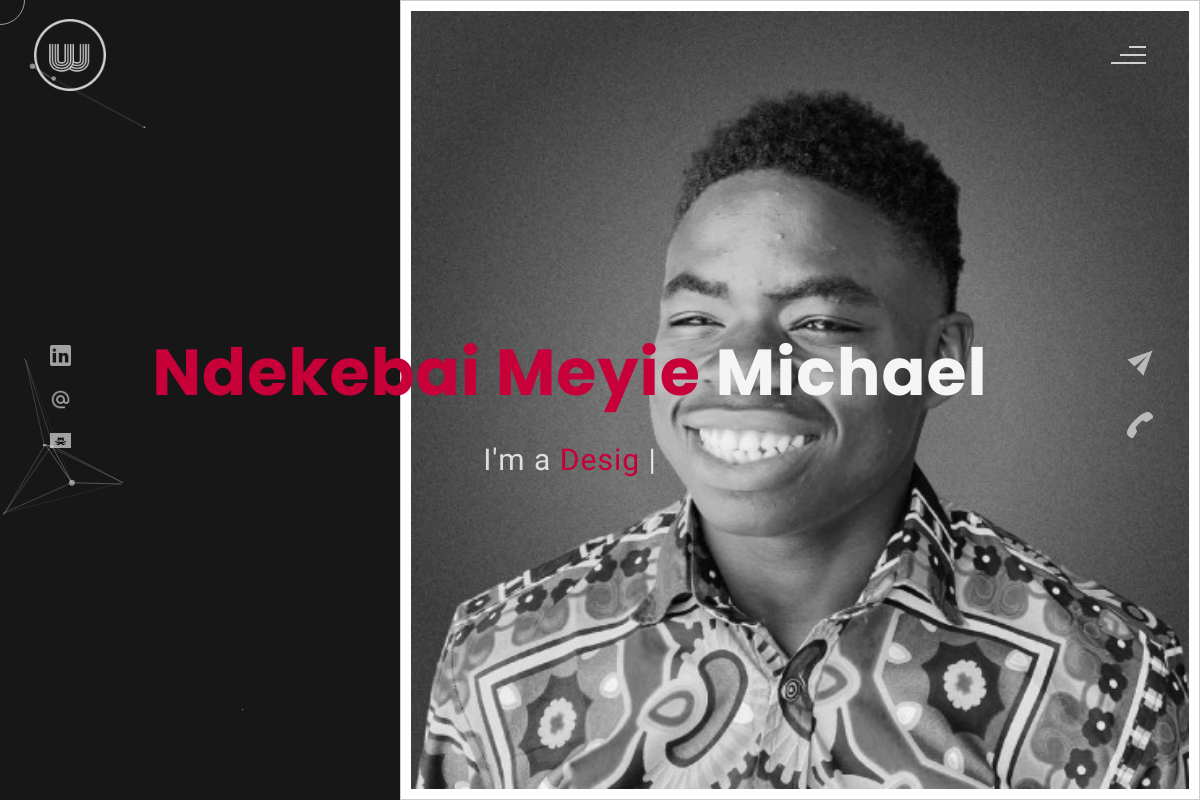
The app's page /liste_realisations/ (signed in) with its own data.
### memoire/models.py (models this page shows, shortened)
class Userlink(models.Model):
    nom = models.CharField(max_length=100, unique=True)
    linkvalue=models.CharField(max_length=100, unique=True)
    userl = models.ForeignKey(UserProfile, on_delete=models.CASCADE, related_name='userl')
    img = models.ImageField(upload_to='profiles/', null=True, blank=True)

class UserProfile(models.Model):
    SEXE_CHOICES = [
        ('M', 'Masculin'),
        ('F', 'Féminin'),
        ('A', 'Autre'),
    ]
    TYPE_CHOICES = [
        ('standard', 'Standard'),
        ('admin', 'Administrateur'),
    ]
    nom = models.CharField(max_length=100)
    prenom = models.CharField(max_length=100)
    pays = models.CharField(max_length=100,blank=True)
    ville= models.CharField(max_length=100,blank=True)
    tel=models.CharField(max_length=100,blank=True)
    email = models.EmailField(unique=True )
    sexe = models.CharField(max_length=1, choices=SEXE_CHOICES)
    type = models.CharField(max_length=10, choices=TYPE_CHOICES ,default='standard')
    cv = models.FileField(upload_to='memoires/pdf/', blank=True, null=True)
    description = models.CharField(max_length=1000, blank=True, null=True)
    photo_profil = models.ImageField(upload_to='photos_profil/', blank=True, null=True)

### memoire/views.py (the view)
# urls.py: path('liste_realisations/', liste_realisations, name='liste_realisations'),
def liste_realisations(request):
    try:
        idp = request.session['user_id']
        user = UserProfile.objects.get(id=idp)
    except UserProfile.DoesNotExist:
        return redirect("login")
    userinfo = UserProfile.objects.prefetch_related(
        Prefetch(
            'userk',
            queryset=Userskills.objects.select_related('userk'),
            to_attr='skills_list'
        ),
        Prefetch(
            'users',
            queryset=Userservice.objects.select_related('users'),
            to_attr='service_list'
        ),
        Prefetch(
            'userl',
            queryset=Userlink.objects.select_related('userl'),
            to_attr='link_list'
        ),
        Prefetch(
            'userb',
            queryset=Blog.objects.select_related('userb'),
            to_attr='blog_list'
        ),
        Prefetch(
            'userealisation',
            queryset=Realisation.objects.select_related('userealisation'),
            to_attr='realisation_list'
        )
    ).select_related()
    for el in userinfo:
        if user.id == el.id:
            user = el
    domaines = Domaine.objects.all()
    context = {
        'user': user,
        'domaines': domaines,
    }
    return render(request, 'theme-particle.html', context)

### Template/theme-particle.html (shortened to what this page needs)
{% load static %}
<!DOCTYPE html>
<html lang="en">
    <head>
<link rel="stylesheet" href="{% static 'css/color-purple.css' %}">
       <link rel="stylesheet" href="{% static 'css/color-red.css' %}">
       <link rel="stylesheet" href="{% static 'css/index.css' %}">
    </head>
<body>
    <div id="all">
        <div id="navigation-bar">
            <img src="{% static 'images/willy wonka logo.png' %}" alt="logo">
            <div class="menubar">
                <span class="first-span"></span>
                <span class="second-span"></span>
                <span class="third-span"></span>
            </div>
        </div>
        <div id="header">
            <div id="particles"></div>
            <div class="social-media-links">
                <div class="social-media-links">
                    {% for el  in user.link_list %}
                    <a href="{{el.linkvalue }}"><img src="{{ el.img.url }}" class="social-media" alt="{{ el.nom }}"></a>
                    {% endfor %}
                 </div>
            </div>
            <div class="header-content">
                <div class="header-content-box">
                <div class="firstline"><span class="color"> {{ user.nom}} </span>{{ user.prenom }}</div>
                <div class="secondline">
                I'm a
            <span class="txt-rotate color" data-period="1200"data-rotate='[ " Designer.", " Blogger.", " Freelancer." ]'></span>
            <span class="slash">|</span>
        </div>
        <div class="contact">
            <a href="Mailto:{{ user.email }}"><img src="{% static 'images/mail.png' %}" alt="email-pic" class="contactpic"></a>
            <a href="Tel:{{ user.tel }}"><img src="{% static 'images/call.png' %}" alt="phone-pic" class="contactpic"></a>
        </div>
            </div>
            </div>
<div class="header-image">
    <img src="{{ user.photo_profil.url }}" alt="User Image" class="img-black-white">
</div>
        </div>
</body>
</html>

### memoire/css/color-purple.css (style rules this page uses)
.color { color: #481380; }

### memoire/css/color-red.css (style rules this page uses)
.color { color: #c70039; }

### memoire/css/index.css (style rules this page uses)
* { padding: 0%; margin: 0%; box-sizing: border-box; }
html { background: #101010; }
body { user-select: none; height: auto; overflow-x: hidden; width: 100%; background: #171717; }
#header { background:#171717; height: 100vh; width: 100%;; overflow: hidden; animation: scale 1.5s ease; position:relative; display: block; }
#particles { position: absolute; top: 0; left: 0; height: 100%; width: 100vw; background-size: cover; background-position: 50% 50%; display: block; }
#navigation-bar { position: fixed; height: 100px; width: 100%; z-index: 3; padding: 10px; background:transparent; overflow: hidden; }
.menubar { position: absolute; right:4%; top: 40%; cursor: pointer; opacity: .8; transition: all .4s ease; }
.menubar span { position: relative; background-color:transparent; height:2px; width: 20px; display: block; margin:6px; border-radius: 20px; }
.menubar .first-span { width:35px; }
.menubar .first-span::before { content: ""; position: absolute; height: 100%; width: 50%; top:0; right:0; background-color:whitesmoke; transition: all .5s ease; }
.menubar .second-span { width:35px; }
.menubar .second-span::before { content: ""; position: absolute; height: 100%; width: 75%; top:0; right:0; background-color:whitesmoke; transition: all .3s ease; }
.menubar .third-span { width:35px; }
.menubar .third-span::before { content: ""; position: absolute; height: 100%; width: 100%; top:0; right:0; background-color:whitesmoke; transition: all .3s ease; }
#navigation-bar img { height: 80px; position: absolute; ; top: 15%; left: 2.5%; opacity: .8; transition: all .4s ease; }
.header-image img { height: 100vh; float: right; }
.header-image { float: right; height: auto; background-size: cover; background-position: center; width: 40%; height: 100vh; }
.header-content { height: 100vh; width: 100%; float: left; display: flex; position: absolute; align-items: center; justify-content: center; color: whitesmoke; font-family: raleway; font-weight: 400; letter-spacing: 1px; flex-direction: column; font-size: 50px; z-index: 1; }
.header-content-box { z-index: 2; text-align: center; height: auto; padding-right: 60px; width: auto; }
.header-content .firstline { z-index: 2; font-weight:700; font-family: poppins; font-size: 65px; }
.header-content .secondline { z-index: 2; font-size: 30px; padding-top:20px ; font-weight:500; color: rgb(255, 255, 255,.8); }
.slash { animation-name: animateslash; animation-duration: .8s; animation-iteration-count: infinite; animation-play-state: running; }
.social-media-links { height: 100vh; position: absolute; z-index: 2; padding: 60px; width: auto; display: flex; flex-direction: column; align-items: center; justify-content: center; }
.social-media { color: white; width: 21px; ; opacity: .6; margin: 8px; transition: all .4s ease; }
.contact { display: flex; position: absolute; width: 10%; right: 0; top: 0; height: 100%; align-items: center; justify-content: center; flex-direction: column; z-index: 3; }
.contact a { z-index: 3; }
.contact img { margin:10px; height:30px; opacity: .6; transition: all .4s ease; }
.color { color: #c70039; transition: all .4s ease; }

### Template/theme-particle.html (style rules this page uses)
.img-black-white { filter: grayscale(100%); background-color: white; padding: 10px; border: 1px solid #ccc; transition: filter 0.3s ease; }
* { padding: 0; margin: 0; box-sizing: border-box; }
body { font-family: 'Poppins', sans-serif; background: #f3f3f3; color: #333; transition: all 0.3s ease; }

### records on screen
Userlink: img (picture)
Userlink: img (picture)
Userlink: img (picture)
UserProfile: nom "Ndekebai Meyie", prenom "Michael", photo_profil (picture)
